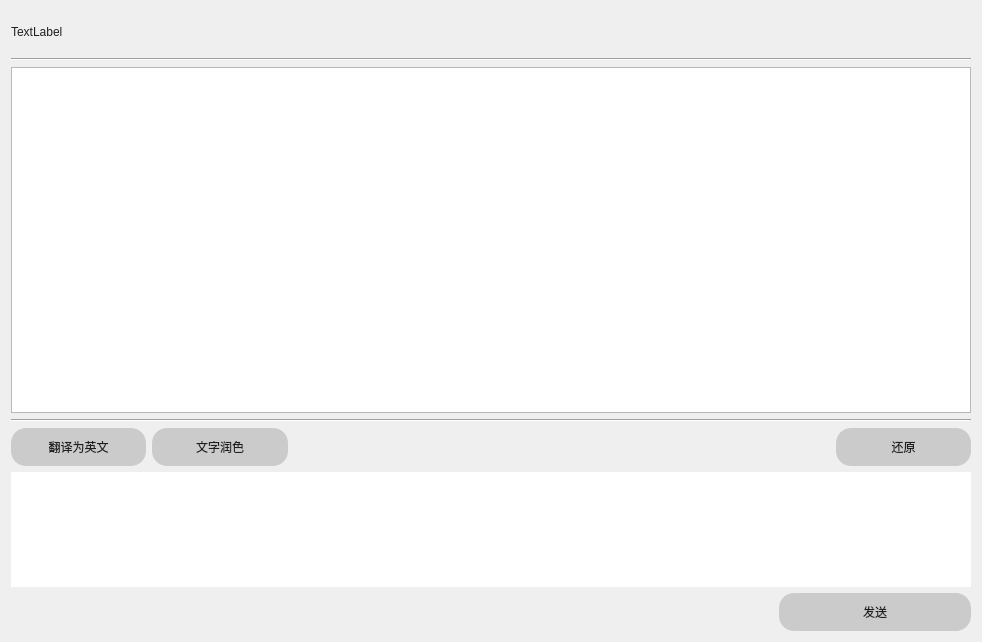
<?xml version="1.0" encoding="UTF-8"?>
<ui version="4.0">
 <class>MessageWindowWgt</class>
 <widget class="QWidget" name="MessageWindowWgt">
  <property name="geometry">
   <rect>
    <x>0</x>
    <y>0</y>
    <width>982</width>
    <height>642</height>
   </rect>
  </property>
  <property name="windowTitle">
   <string>Form</string>
  </property>
  <layout class="QVBoxLayout" name="verticalLayout_3" stretch="1,9,5">
   <item>
    <layout class="QHBoxLayout" name="horizontalLayout">
     <item>
      <widget class="QLabel" name="FriendNameLb">
       <property name="styleSheet">
        <string notr="true">QLabel#FriendNameLb {
	font: 25 12pt '微软雅黑 Light';
    color: rgb(31,31,31);
}</string>
       </property>
       <property name="text">
        <string>TextLabel</string>
       </property>
      </widget>
     </item>
    </layout>
   </item>
   <item>
    <layout class="QVBoxLayout" name="verticalLayout_2">
     <item>
      <widget class="Line" name="line">
       <property name="orientation">
        <enum>Qt::Horizontal</enum>
       </property>
      </widget>
     </item>
     <item>
      <widget class="QListWidget" name="MessageWindowLstWgt"/>
     </item>
     <item>
      <widget class="Line" name="line_2">
       <property name="orientation">
        <enum>Qt::Horizontal</enum>
       </property>
      </widget>
     </item>
    </layout>
   </item>
   <item>
    <layout class="QVBoxLayout" name="verticalLayout" stretch="1,3,1">
     <item>
      <layout class="QHBoxLayout" name="horizontalLayout_2" stretch="1,1,4,1">
       <item>
        <widget class="QPushButton" name="translatePb">
         <property name="sizePolicy">
          <sizepolicy hsizetype="Preferred" vsizetype="Expanding">
           <horstretch>0</horstretch>
           <verstretch>0</verstretch>
          </sizepolicy>
         </property>
         <property name="styleSheet">
          <string notr="true">QPushButton#translatePb {
    background-color: rgb(203,203,203);
    border-radius: 15px;
    font: 25 10pt '微软雅黑 Light';
    color: rgb(31,31,31);
}

    QPushButton#translatePb:hover {
        background-color: rgb(170,168,159);
    }

    QPushButton#translatePb:pressed {
        background-color: rgb(115,110,95);
    }</string>
         </property>
         <property name="text">
          <string>翻译为英文</string>
         </property>
        </widget>
       </item>
       <item>
        <widget class="QPushButton" name="beautifyPb">
         <property name="sizePolicy">
          <sizepolicy hsizetype="Preferred" vsizetype="Expanding">
           <horstretch>0</horstretch>
           <verstretch>0</verstretch>
          </sizepolicy>
         </property>
         <property name="styleSheet">
          <string notr="true">QPushButton#beautifyPb {
    background-color: rgb(203,203,203);
    border-radius: 15px;
    font: 25 10pt '微软雅黑 Light';
    color: rgb(31,31,31);
}

    QPushButton#beautifyPb:hover {
        background-color: rgb(170,168,159);
    }

    QPushButton#beautifyPb:pressed {
        background-color: rgb(115,110,95);
    }</string>
         </property>
         <property name="text">
          <string>文字润色</string>
         </property>
        </widget>
       </item>
       <item>
        <spacer name="horizontalSpacer_2">
         <property name="orientation">
          <enum>Qt::Horizontal</enum>
         </property>
         <property name="sizeHint" stdset="0">
          <size>
           <width>40</width>
           <height>20</height>
          </size>
         </property>
        </spacer>
       </item>
       <item>
        <widget class="QPushButton" name="restorePb">
         <property name="sizePolicy">
          <sizepolicy hsizetype="Preferred" vsizetype="Expanding">
           <horstretch>0</horstretch>
           <verstretch>0</verstretch>
          </sizepolicy>
         </property>
         <property name="styleSheet">
          <string notr="true">QPushButton#restorePb {
    background-color: rgb(203,203,203);
    border-radius: 15px;
    font: 25 10pt '微软雅黑 Light';
    color: rgb(31,31,31);
}

    QPushButton#restorePb:hover {
        background-color: rgb(170,168,159);
    }

    QPushButton#restorePb:pressed {
        background-color: rgb(115,110,95);
    }</string>
         </property>
         <property name="text">
          <string>还原</string>
         </property>
        </widget>
       </item>
      </layout>
     </item>
     <item>
      <widget class="QTextEdit" name="InputTedit">
       <property name="styleSheet">
        <string notr="true">QTextEdit#InputTedit {
    border-radius: 15px;
    font: 25 12pt '微软雅黑 Light';
    color: rgb(31,31,31);
}</string>
       </property>
      </widget>
     </item>
     <item>
      <layout class="QHBoxLayout" name="horizontalLayout_3" stretch="4,1">
       <item>
        <spacer name="horizontalSpacer">
         <property name="orientation">
          <enum>Qt::Horizontal</enum>
         </property>
         <property name="sizeHint" stdset="0">
          <size>
           <width>40</width>
           <height>20</height>
          </size>
         </property>
        </spacer>
       </item>
       <item>
        <widget class="QPushButton" name="pbSend">
         <property name="sizePolicy">
          <sizepolicy hsizetype="Preferred" vsizetype="Expanding">
           <horstretch>0</horstretch>
           <verstretch>0</verstretch>
          </sizepolicy>
         </property>
         <property name="styleSheet">
          <string notr="true">QPushButton#pbSend {
    background-color: rgb(203,203,203);
    border-radius: 15px;
    font: 25 12pt '微软雅黑 Light';
    color: rgb(31,31,31);
}

    QPushButton#pbSend:hover {
        background-color: rgb(170,168,159);
    }

    QPushButton#pbSend:pressed {
        background-color: rgb(115,110,95);
    }</string>
         </property>
         <property name="text">
          <string>发送</string>
         </property>
        </widget>
       </item>
      </layout>
     </item>
    </layout>
   </item>
  </layout>
 </widget>
 <resources/>
 <connections/>
</ui>
